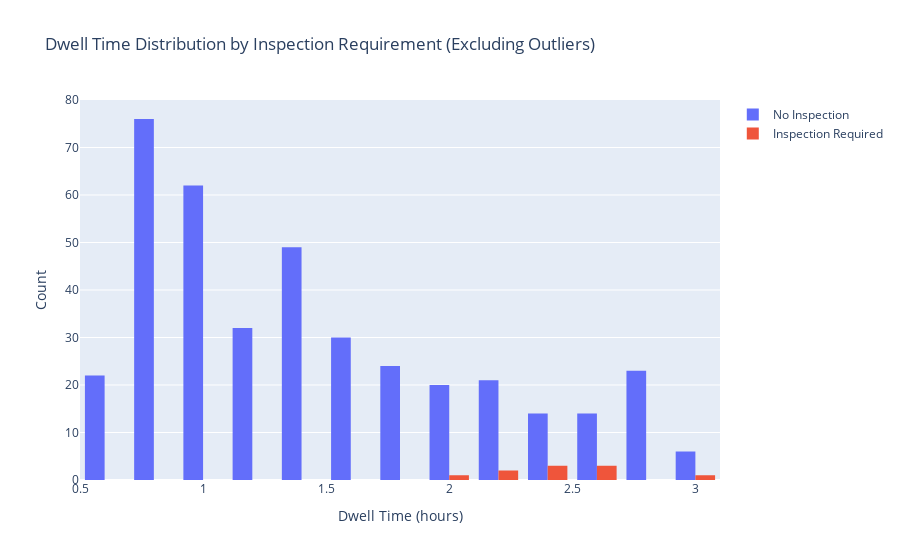

Source (notebook cell):
### Code cell
# Analyzing how dwell time distributions differ between inspection required vs not required
# Using cleaned data (excluding outliers)

# Create figure for histogram
fig = go.Figure()

# No inspection required
fig.add_trace(go.Histogram(
   x=df_clean[df_clean['INSPECTION_REQUIRED'] == 'N']['DWELL_TIME'],
   name='No Inspection'
))

# Inspection required
fig.add_trace(go.Histogram(
   x=df_clean[df_clean['INSPECTION_REQUIRED'] == 'Y']['DWELL_TIME'],
   name='Inspection Required'
))

# Labels
fig.update_layout(
   title='Dwell Time Distribution by Inspection Requirement (Excluding Outliers)',
   xaxis_title='Dwell Time (hours)',
   yaxis_title='Count',
   barmode='group'
)

fig.show()

### Figure 1 — Plotly figure (JSON) as saved in the notebook; plotly's stock layout.template omitted (floating-point values rounded to 4 significant figures; data arrays with more than 128 entries replaced by an {"elided": "..."} marker saying what was removed)
{"data": [{"name": "No Inspection", "type": "histogram", "x": {"elided": "393 float values"}}, {"name": "Inspection Required", "type": "histogram", "x": [2.533, 2.367, 2.367, 2.917, 2.217, 2.1, 2.3, 2.617, 2.067, 2.617]}], "layout": {"barmode": "group", "title": {"text": "Dwell Time Distribution by Inspection Requirement (Excluding Outliers)"}, "xaxis": {"title": {"text": "Dwell Time (hours)"}}, "yaxis": {"title": {"text": "Count"}}}}
